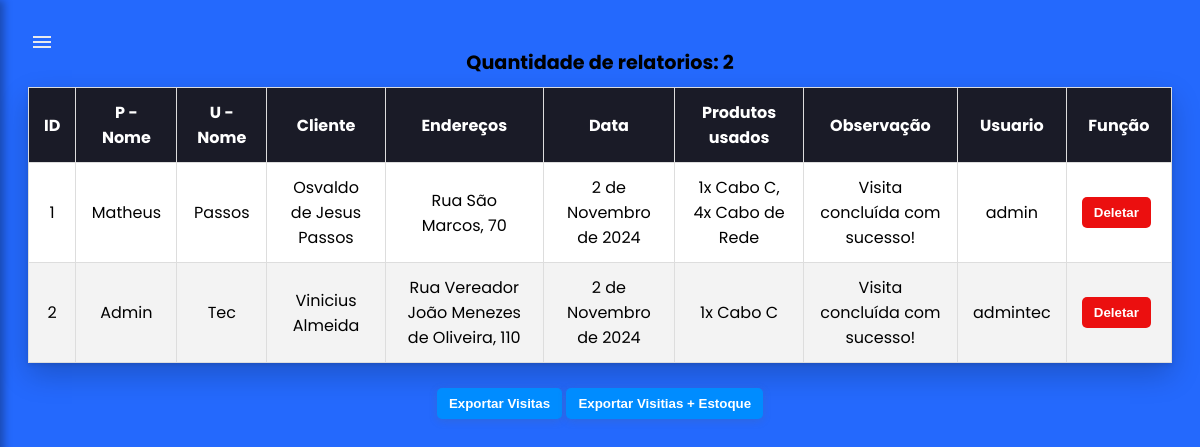
Page /sistema/visita_tecnica/historico/ (signed in) on the earlier database version.
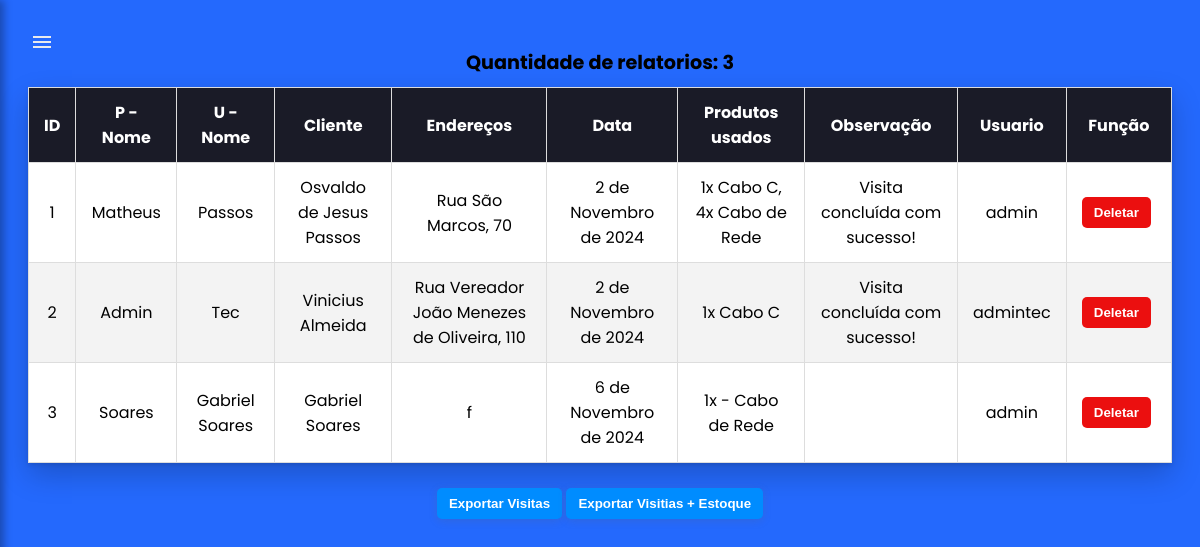
Same page on the later database version.
### visita_tecnico/models.py (models this page shows, shortened)
class RelatoriosVisitas(models.Model):
    id_visita = models.AutoField(primary_key=True)
    usuario = models.CharField(max_length=150, null=False)
    nom_tecnico = models.CharField(max_length=150, null=False)
    nom_tecnico_f = models.CharField(max_length=150)
    nom_cliente = models.CharField(max_length=150, null=False)
    endereco = models.CharField(max_length=250, null=False)
    data = models.DateField(null=False, blank=True)
    prod_usado = models.CharField(max_length=255, null=False)
    observacao = models.TextField(null=False, blank=True)
    user = models.ForeignKey(User, on_delete = models.CASCADE)

### visita_tecnico/views.py (the view)
# urls.py: path('historico/', views.historico, name = 'historico' ),
@login_required
def historico(request): #Aqui é a views responsavel pela parte do historico em si
    if request.method == 'GET':
        verrelat = RelatoriosVisitas.objects.all()
        return render(request, 'historico.html', {'verrelat': verrelat})

### visita_tecnico/templates/historico.html (shortened to what this page needs)
{% load static %}
{% load permission_tags %}
<!DOCTYPE html>
<html lang="pt-BR">
<head>
    <link rel="stylesheet" href="{% static "visita_tecnico/css/historico_visitas.css" %}">
</head>
{% if user|has_role:'gerente' %}
<body>
    <div class="menu-toggle" onclick="toggleSidebar()">
        <svg xmlns="http://www.w3.org/2000/svg" height="24px" viewBox="0 -960 960 960" width="24px" fill="#e8eaed" class="icone-menu"><path d="M120-240v-80h720v80H120Zm0-200v-80h720v80H120Zm0-200v-80h720v80H120Z"/></svg>
    </div>
    <div class="tabela">
        <table border="1">
            <caption>Quantidade de relatorios: {{ verrelat|length }}</caption>
            <thead>
                <tr>
                    <th>ID</th>
                    <th>P - Nome</th>
                    <th>U - Nome</th>
                    <th>Cliente</th>
                    <th>Endereços</th>
                    <th>Data</th>
                    <th>Produtos usados</th>
                    <th>Observação</th>
                    <th>Usuario</th>
                    <th>Função</th>
                </tr>
            </thead>
            <tbody>
                {% for relatorio in verrelat %}
                <tr>
                    <td>{{ relatorio.id_visita }}</td>
                    <td>{{ relatorio.nom_tecnico }}</td>
                    <td>{{ relatorio.nom_tecnico_f }}</td>
                    <td>{{ relatorio.nom_cliente }}</td>
                    <td>{{ relatorio.endereco }}</td>
                    <td>{{ relatorio.data }}</td>
                    <td>{{ relatorio.prod_usado }}</td>
                    <td>{{ relatorio.observacao }}</td>
                    <td>{{ relatorio.user }}</td>
                    <td>
                        <button id="deletar" onclick="openModal('{% url 'deletar_visita' relatorio.id_visita %}')">Deletar</button>
                    </td>
                {% endfor %}
            </tbody>
        </table>
        <div>
            <br><a href="{% url 'exportar_csvh' %}"><button id = 'csv'>Exportar Visitas</button></a>
            <a href="{% url 'exportar_csv_geral' %}"><button id = 'csvg'>Exportar Visitias + Estoque</button></a>
        </div>
</div>
</body>
{% endif %}

Differences in the rows shown:
added RelatoriosVisitas: id_visita "3", nom_tecnico "Soares", nom_tecnico_f "Gabriel Soares", nom_cliente "Gabriel Soares", endereco "f", data "6 de Novembro de 2024", prod_usado "1x - Cabo de Rede", user "admin"
Other differences:
{{ verrelat|length }}: "2" → "3"
